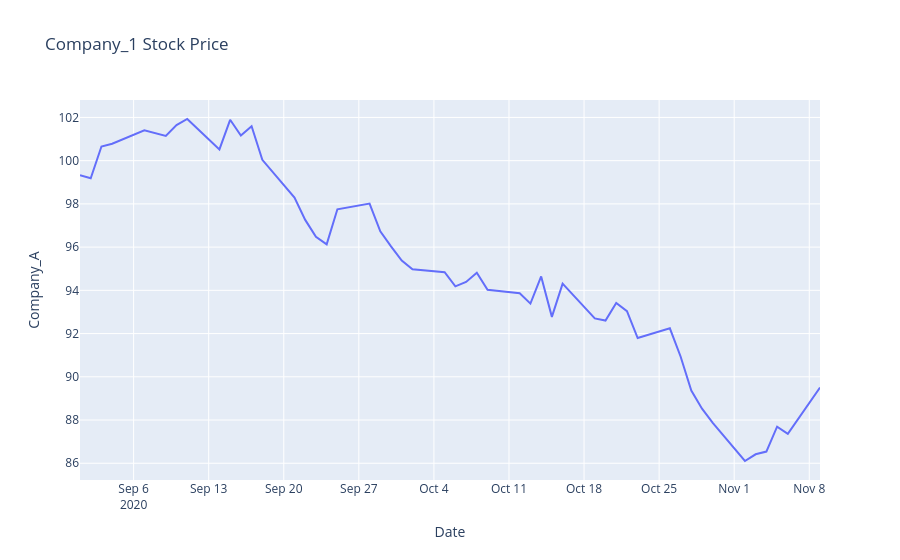

The notebook cell this image was saved under:
### Code cell
import numpy as np
import pandas as pd
import plotly.graph_objects as go
from plotly.offline import init_notebook_mode

# Enable offline rendering in classic Jupyter Notebooks if needed
init_notebook_mode(connected=True)

# Generate data
returns = np.random.randn(50)
price = 100 + np.cumsum(returns)
dates = pd.date_range(start='2020-09-01', periods=50, freq='B')

df = pd.DataFrame(zip(dates, price), columns=['Date', 'Company_A'])

# Create figure with a Scatter line trace
fig = go.Figure(
    data=go.Scatter(
        x=df['Date'],
        y=df['Company_A'],
        mode='lines',
        name='Company_A'
    )
)

# Add title and axis labels
fig.update_layout(
    title='Company_1 Stock Price',
    xaxis_title='Date',
    yaxis_title='Company_A'
)

# Display the plot
fig.show()
